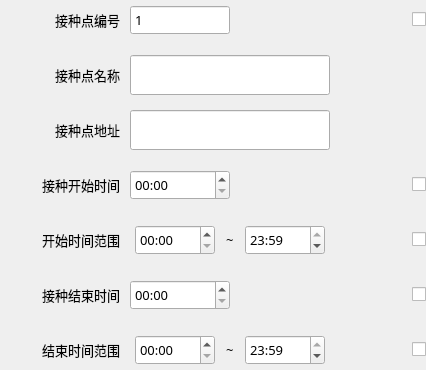
                  <widget class="QWidget" name="widget_vaccination_site" native="true">
                   <property name="sizePolicy">
                    <sizepolicy hsizetype="Fixed" vsizetype="Fixed">
                     <horstretch>0</horstretch>
                     <verstretch>0</verstretch>
                    </sizepolicy>
                   </property>
                   <layout class="QGridLayout" name="gridLayout_6">
                    <property name="leftMargin">
                     <number>0</number>
                    </property>
                    <property name="topMargin">
                     <number>0</number>
                    </property>
                    <property name="rightMargin">
                     <number>0</number>
                    </property>
                    <property name="bottomMargin">
                     <number>0</number>
                    </property>
                    <property name="horizontalSpacing">
                     <number>10</number>
                    </property>
                    <property name="verticalSpacing">
                     <number>15</number>
                    </property>
                    <item row="3" column="1">
                     <widget class="QTimeEdit" name="timeEdit_vaccination_begin_time">
                      <property name="minimumSize">
                       <size>
                        <width>100</width>
                        <height>30</height>
                       </size>
                      </property>
                      <property name="maximumSize">
                       <size>
                        <width>100</width>
                        <height>30</height>
                       </size>
                      </property>
                      <property name="font">
                       <font>
                        <family>微软雅黑</family>
                        <pointsize>10</pointsize>
                       </font>
                      </property>
                      <property name="buttonSymbols">
                       <enum>QAbstractSpinBox::UpDownArrows</enum>
                      </property>
                      <property name="minimumTime">
                       <time>
                        <hour>0</hour>
                        <minute>0</minute>
                        <second>0</second>
                       </time>
                      </property>
                      <property name="displayFormat">
                       <string>HH:mm</string>
                      </property>
                      <property name="time">
                       <time>
                        <hour>0</hour>
                        <minute>0</minute>
                        <second>0</second>
                       </time>
                      </property>
                     </widget>
                    </item>
                    <item row="3" column="3">
                     <widget class="QCheckBox" name="checkBox_vaccination_begin_time">
                      <property name="sizePolicy">
                       <sizepolicy hsizetype="Fixed" vsizetype="Fixed">
                        <horstretch>0</horstretch>
                        <verstretch>0</verstretch>
                       </sizepolicy>
                      </property>
                      <property name="text">
                       <string/>
                      </property>
                     </widget>
                    </item>
                    <item row="5" column="0">
                     <widget class="QLabel" name="label_24">
                      <property name="sizePolicy">
                       <sizepolicy hsizetype="Fixed" vsizetype="Fixed">
                        <horstretch>0</horstretch>
                        <verstretch>0</verstretch>
                       </sizepolicy>
                      </property>
                      <property name="minimumSize">
                       <size>
                        <width>120</width>
                        <height>40</height>
                       </size>
                      </property>
                      <property name="maximumSize">
                       <size>
                        <width>16777215</width>
                        <height>16777215</height>
                       </size>
                      </property>
                      <property name="font">
                       <font>
                        <family>微软雅黑</family>
                        <pointsize>10</pointsize>
                       </font>
                      </property>
                      <property name="text">
                       <string>接种结束时间</string>
                      </property>
                      <property name="alignment">
                       <set>Qt::AlignRight|Qt::AlignTrailing|Qt::AlignVCenter</set>
                      </property>
                     </widget>
                    </item>
                    <item row="6" column="3">
                     <widget class="QCheckBox" name="checkBox_vaccination_end_timerange">
                      <property name="text">
                       <string/>
                      </property>
                     </widget>
                    </item>
                    <item row="1" column="1">
                     <widget class="QLineEdit" name="lineEdit_vaccination_site_name">
                      <property name="minimumSize">
                       <size>
                        <width>200</width>
                        <height>40</height>
                       </size>
                      </property>
                      <property name="maximumSize">
                       <size>
                        <width>200</width>
                        <height>16777215</height>
                       </size>
                      </property>
                      <property name="font">
                       <font>
                        <family>微软雅黑</family>
                        <pointsize>10</pointsize>
                       </font>
                      </property>
                      <property name="maxLength">
                       <number>50</number>
                      </property>
                     </widget>
                    </item>
                    <item row="6" column="0">
                     <widget class="QLabel" name="label_42">
                      <property name="sizePolicy">
                       <sizepolicy hsizetype="Fixed" vsizetype="Fixed">
                        <horstretch>0</horstretch>
                        <verstretch>0</verstretch>
                       </sizepolicy>
                      </property>
                      <property name="minimumSize">
                       <size>
                        <width>120</width>
                        <height>40</height>
                       </size>
                      </property>
                      <property name="maximumSize">
                       <size>
                        <width>16777215</width>
                        <height>16777215</height>
                       </size>
                      </property>
                      <property name="font">
                       <font>
                        <family>微软雅黑</family>
                        <pointsize>10</pointsize>
                       </font>
                      </property>
                      <property name="text">
                       <string>结束时间范围</string>
                      </property>
                      <property name="alignment">
                       <set>Qt::AlignRight|Qt::AlignTrailing|Qt::AlignVCenter</set>
                      </property>
                     </widget>
                    </item>
                    <item row="5" column="1">
                     <widget class="QTimeEdit" name="timeEdit_vaccination_end_time">
                      <property name="minimumSize">
                       <size>
                        <width>100</width>
                        <height>30</height>
                       </size>
                      </property>
                      <property name="maximumSize">
                       <size>
                        <width>100</width>
                        <height>30</height>
                       </size>
                      </property>
                      <property name="font">
                       <font>
                        <family>微软雅黑</family>
                        <pointsize>10</pointsize>
                       </font>
                      </property>
                      <property name="displayFormat">
                       <string>HH:mm</string>
                      </property>
                     </widget>
                    </item>
                    <item row="4" column="3">
                     <widget class="QCheckBox" name="checkBox_vaccination_begin_timerange">
                      <property name="text">
                       <string/>
                      </property>
                     </widget>
                    </item>
                    <item row="0" column="0">
                     <widget class="QLabel" name="label_9">
                      <property name="sizePolicy">
                       <sizepolicy hsizetype="Fixed" vsizetype="Fixed">
                        <horstretch>0</horstretch>
                        <verstretch>0</verstretch>
                       </sizepolicy>
                      </property>
                      <property name="minimumSize">
                       <size>
                        <width>120</width>
                        <height>40</height>
                       </size>
                      </property>
                      <property name="maximumSize">
                       <size>
                        <width>16777215</width>
                        <height>16777215</height>
                       </size>
                      </property>
                      <property name="font">
                       <font>
                        <family>微软雅黑</family>
                        <pointsize>10</pointsize>
                       </font>
                      </property>
                      <property name="text">
                       <string>接种点编号</string>
                      </property>
                      <property name="alignment">
                       <set>Qt::AlignRight|Qt::AlignTrailing|Qt::AlignVCenter</set>
                      </property>
                     </widget>
                    </item>
                    <item row="6" column="1">
                     <widget class="QWidget" name="widget_vaccination_end_timerane" native="true">
                      <property name="sizePolicy">
                       <sizepolicy hsizetype="Fixed" vsizetype="Fixed">
                        <horstretch>200</horstretch>
                        <verstretch>30</verstretch>
                       </sizepolicy>
                      </property>
                      <property name="minimumSize">
                       <size>
                        <width>200</width>
                        <height>30</height>
                       </size>
                      </property>
                      <layout class="QHBoxLayout" name="horizontalLayout_4">
                       <property name="leftMargin">
                        <number>0</number>
                       </property>
                       <property name="topMargin">
                        <number>0</number>
                       </property>
                       <property name="rightMargin">
                        <number>0</number>
                       </property>
                       <property name="bottomMargin">
                        <number>0</number>
                       </property>
                       <item>
                        <widget class="QTimeEdit" name="timeEdit_vaccination_end_timerange_begin">
                         <property name="minimumSize">
                          <size>
                           <width>80</width>
                           <height>30</height>
                          </size>
                         </property>
                         <property name="maximumSize">
                          <size>
                           <width>80</width>
                           <height>30</height>
                          </size>
                         </property>
                         <property name="font">
                          <font>
                           <family>微软雅黑</family>
                           <pointsize>10</pointsize>
                          </font>
                         </property>
                         <property name="buttonSymbols">
                          <enum>QAbstractSpinBox::UpDownArrows</enum>
                         </property>
                         <property name="displayFormat">
                          <string>HH:mm</string>
                         </property>
                        </widget>
                       </item>
                       <item>
                        <widget class="QLabel" name="label_17">
                         <property name="sizePolicy">
                          <sizepolicy hsizetype="Fixed" vsizetype="Preferred">
                           <horstretch>0</horstretch>
                           <verstretch>0</verstretch>
                          </sizepolicy>
                         </property>
                         <property name="font">
                          <font>
                           <family>微软雅黑</family>
                           <pointsize>10</pointsize>
                          </font>
                         </property>
                         <property name="text">
                          <string>~</string>
                         </property>
                        </widget>
                       </item>
                       <item>
                        <widget class="QTimeEdit" name="timeEdit_vaccination_end_timerange_end">
                         <property name="minimumSize">
                          <size>
                           <width>80</width>
                           <height>30</height>
                          </size>
                         </property>
                         <property name="maximumSize">
                          <size>
                           <width>80</width>
                           <height>30</height>
                          </size>
                         </property>
                         <property name="font">
                          <font>
                           <family>微软雅黑</family>
                           <pointsize>10</pointsize>
                          </font>
                         </property>
                         <property name="buttonSymbols">
                          <enum>QAbstractSpinBox::UpDownArrows</enum>
                         </property>
                         <property name="displayFormat">
                          <string>HH:mm</string>
                         </property>
                         <property name="time">
                          <time>
                           <hour>23</hour>
                           <minute>59</minute>
                           <second>0</second>
                          </time>
                         </property>
                        </widget>
                       </item>
                      </layout>
                     </widget>
                    </item>
                    <item row="3" column="0">
                     <widget class="QLabel" name="label_23">
                      <property name="sizePolicy">
                       <sizepolicy hsizetype="Fixed" vsizetype="Fixed">
                        <horstretch>0</horstretch>
                        <verstretch>0</verstretch>
                       </sizepolicy>
                      </property>
                      <property name="minimumSize">
                       <size>
                        <width>120</width>
                        <height>40</height>
                       </size>
                      </property>
                      <property name="maximumSize">
                       <size>
                        <width>16777215</width>
                        <height>16777215</height>
                       </size>
                      </property>
                      <property name="font">
                       <font>
                        <family>微软雅黑</family>
                        <pointsize>10</pointsize>
                       </font>
                      </property>
                      <property name="text">
                       <string>接种开始时间</string>
                      </property>
                      <property name="alignment">
                       <set>Qt::AlignRight|Qt::AlignTrailing|Qt::AlignVCenter</set>
                      </property>
                     </widget>
                    </item>
                    <item row="2" column="0">
                     <widget class="QLabel" name="label_11">
                      <property name="sizePolicy">
                       <sizepolicy hsizetype="Fixed" vsizetype="Fixed">
                        <horstretch>0</horstretch>
                        <verstretch>0</verstretch>
                       </sizepolicy>
                      </property>
                      <property name="minimumSize">
                       <size>
                        <width>120</width>
                        <height>40</height>
                       </size>
                      </property>
                      <property name="maximumSize">
                       <size>
                        <width>16777215</width>
                        <height>16777215</height>
                       </size>
                      </property>
                      <property name="font">
                       <font>
                        <family>微软雅黑</family>
                        <pointsize>10</pointsize>
                       </font>
                      </property>
                      <property name="text">
                       <string>接种点地址</string>
                      </property>
                      <property name="alignment">
                       <set>Qt::AlignRight|Qt::AlignTrailing|Qt::AlignVCenter</set>
                      </property>
                     </widget>
                    </item>
                    <item row="1" column="0">
                     <widget class="QLabel" name="label_10">
                      <property name="sizePolicy">
                       <sizepolicy hsizetype="Fixed" vsizetype="Fixed">
                        <horstretch>0</horstretch>
                        <verstretch>0</verstretch>
                       </sizepolicy>
                      </property>
                      <property name="minimumSize">
                       <size>
                        <width>120</width>
                        <height>40</height>
                       </size>
                      </property>
                      <property name="maximumSize">
                       <size>
                        <width>16777215</width>
                        <height>16777215</height>
                       </size>
                      </property>
                      <property name="font">
                       <font>
                        <family>微软雅黑</family>
                        <pointsize>10</pointsize>
                       </font>
                      </property>
                      <property name="text">
                       <string>接种点名称</string>
                      </property>
                      <property name="alignment">
                       <set>Qt::AlignRight|Qt::AlignTrailing|Qt::AlignVCenter</set>
                      </property>
                     </widget>
                    </item>
                    <item row="0" column="1">
                     <widget class="QSpinBox" name="spinBox_vaccination_site_id">
                      <property name="sizePolicy">
                       <sizepolicy hsizetype="Fixed" vsizetype="Fixed">
                        <horstretch>0</horstretch>
                        <verstretch>0</verstretch>
                       </sizepolicy>
                      </property>
                      <property name="minimumSize">
                       <size>
                        <width>100</width>
                        <height>30</height>
                       </size>
                      </property>
                      <property name="maximumSize">
                       <size>
                        <width>100</width>
                        <height>30</height>
                       </size>
                      </property>
                      <property name="font">
                       <font>
                        <family>微软雅黑</family>
                        <pointsize>10</pointsize>
                       </font>
                      </property>
                      <property name="buttonSymbols">
                       <enum>QAbstractSpinBox::NoButtons</enum>
                      </property>
                      <property name="minimum">
                       <number>1</number>
                      </property>
                      <property name="maximum">
                       <number>65535</number>
                      </property>
                      <property name="value">
                       <number>1</number>
                      </property>
                     </widget>
                    </item>
                    <item row="0" column="3">
                     <widget class="QCheckBox" name="checkBox_vaccination_site_id">
                      <property name="sizePolicy">
                       <sizepolicy hsizetype="Fixed" vsizetype="Fixed">
                        <horstretch>0</horstretch>
                        <verstretch>0</verstretch>
                       </sizepolicy>
                      </property>
                      <property name="text">
                       <string/>
                      </property>
                     </widget>
                    </item>
                    <item row="4" column="1">
                     <widget class="QWidget" name="widget_vaccination_begin_timerange" native="true">
                      <property name="sizePolicy">
                       <sizepolicy hsizetype="Fixed" vsizetype="Fixed">
                        <horstretch>200</horstretch>
                        <verstretch>30</verstretch>
                       </sizepolicy>
                      </property>
                      <property name="minimumSize">
                       <size>
                        <width>200</width>
                        <height>30</height>
                       </size>
                      </property>
                      <layout class="QHBoxLayout" name="horizontalLayout">
                       <property name="leftMargin">
                        <number>0</number>
                       </property>
                       <property name="topMargin">
                        <number>0</number>
                       </property>
                       <property name="rightMargin">
                        <number>0</number>
                       </property>
                       <property name="bottomMargin">
                        <number>0</number>
                       </property>
                       <item>
                        <widget class="QTimeEdit" name="timeEdit_vaccination_begin_timerange_begin">
                         <property name="minimumSize">
                          <size>
                           <width>80</width>
                           <height>30</height>
                          </size>
                         </property>
                         <property name="maximumSize">
                          <size>
                           <width>80</width>
                           <height>30</height>
                          </size>
                         </property>
                         <property name="font">
                          <font>
                           <family>微软雅黑</family>
                           <pointsize>10</pointsize>
                          </font>
                         </property>
                         <property name="buttonSymbols">
                          <enum>QAbstractSpinBox::UpDownArrows</enum>
                         </property>
                         <property name="displayFormat">
                          <string>HH:mm</string>
                         </property>
                        </widget>
                       </item>
                       <item>
                        <widget class="QLabel" name="label_16">
                         <property name="sizePolicy">
                          <sizepolicy hsizetype="Fixed" vsizetype="Preferred">
                           <horstretch>0</horstretch>
                           <verstretch>0</verstretch>
                          </sizepolicy>
                         </property>
                         <property name="font">
                          <font>
                           <family>微软雅黑</family>
                           <pointsize>10</pointsize>
                          </font>
                         </property>
                         <property name="text">
                          <string>~</string>
                         </property>
                        </widget>
                       </item>
                       <item>
                        <widget class="QTimeEdit" name="timeEdit_vaccination_begin_timerange_end">
                         <property name="minimumSize">
                          <size>
                           <width>80</width>
                           <height>30</height>
                          </size>
                         </property>
                         <property name="maximumSize">
                          <size>
                           <width>80</width>
                           <height>30</height>
                          </size>
                         </property>
                         <property name="font">
                          <font>
                           <family>微软雅黑</family>
                           <pointsize>10</pointsize>
                          </font>
                         </property>
                         <property name="buttonSymbols">
                          <enum>QAbstractSpinBox::UpDownArrows</enum>
                         </property>
                         <property name="displayFormat">
                          <string>HH:mm</string>
                         </property>
                         <property name="time">
                          <time>
                           <hour>23</hour>
                           <minute>59</minute>
                           <second>0</second>
                          </time>
                         </property>
                        </widget>
                       </item>
                      </layout>
                     </widget>
                    </item>
                    <item row="5" column="3">
                     <widget class="QCheckBox" name="checkBox_vaccination_end_time">
                      <property name="sizePolicy">
                       <sizepolicy hsizetype="Fixed" vsizetype="Fixed">
                        <horstretch>0</horstretch>
                        <verstretch>0</verstretch>
                       </sizepolicy>
                      </property>
                      <property name="text">
                       <string/>
                      </property>
                     </widget>
                    </item>
                    <item row="4" column="0">
                     <widget class="QLabel" name="label_35">
                      <property name="sizePolicy">
                       <sizepolicy hsizetype="Fixed" vsizetype="Fixed">
                        <horstretch>0</horstretch>
                        <verstretch>0</verstretch>
                       </sizepolicy>
                      </property>
                      <property name="minimumSize">
                       <size>
                        <width>120</width>
                        <height>40</height>
                       </size>
                      </property>
                      <property name="maximumSize">
                       <size>
                        <width>16777215</width>
                        <height>16777215</height>
                       </size>
                      </property>
                      <property name="font">
                       <font>
                        <family>微软雅黑</family>
                        <pointsize>10</pointsize>
                       </font>
                      </property>
                      <property name="text">
                       <string>开始时间范围</string>
                      </property>
                      <property name="alignment">
                       <set>Qt::AlignRight|Qt::AlignTrailing|Qt::AlignVCenter</set>
                      </property>
                     </widget>
                    </item>
                    <item row="2" column="1">
                     <widget class="QLineEdit" name="lineEdit_vaccination_site_address">
                      <property name="minimumSize">
                       <size>
                        <width>200</width>
                        <height>40</height>
                       </size>
                      </property>
                      <property name="maximumSize">
                       <size>
                        <width>200</width>
                        <height>16777215</height>
                       </size>
                      </property>
                      <property name="font">
                       <font>
                        <family>微软雅黑</family>
                        <pointsize>10</pointsize>
                       </font>
                      </property>
                      <property name="maxLength">
                       <number>255</number>
                      </property>
                     </widget>
                    </item>
                    <item row="0" column="2">
                     <spacer name="horizontalSpacer_9">
                      <property name="orientation">
                       <enum>Qt::Horizontal</enum>
                      </property>
                      <property name="sizeHint" stdset="0">
                       <size>
                        <width>72</width>
                        <height>20</height>
                       </size>
                      </property>
                     </spacer>
                    </item>
                   </layout>
                  </widget>
